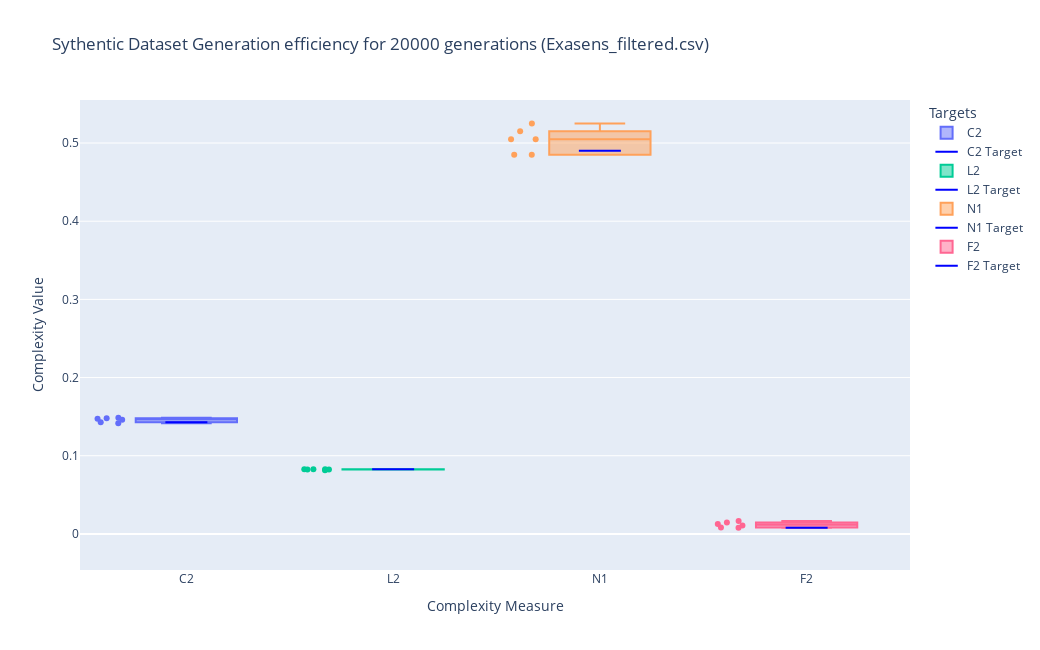

Notebook source saved alongside this figure:
### Code cell
import plotly.graph_objects as go

fig = go.Figure()
fig.add_trace(go.Box(y=c2, name="C2", boxpoints="all"))
fig.add_trace(go.Scatter(x=["C2"], y=[C2_TARGET], mode="markers", marker_symbol=41, marker_line_color="blue",
                         marker_line_width=2, marker_size=30, name="C2 Target"))
fig.add_trace(go.Box(y=l2, name="L2", boxpoints="all"))
fig.add_trace(go.Scatter(x=["L2"], y=[L2_TARGET], mode="markers", marker_symbol=41, marker_line_color="blue",
                         marker_line_width=2, marker_size=30, name="L2 Target"))
fig.add_trace(go.Box(y=n1, name="N1", boxpoints="all"))
fig.add_trace(go.Scatter(x=["N1"], y=[N1_TARGET], mode="markers", marker_symbol=41, marker_line_color="blue",
                         marker_line_width=2, marker_size=30, name="N1 Target"))
fig.add_trace(go.Box(y=f2, name="F2", boxpoints="all"))
fig.add_trace(go.Scatter(x=["F2"], y=[F2_TARGET], mode="markers", marker_symbol=41, marker_line_color="blue",
                         marker_line_width=2, marker_size=30, name="F2 Target"))


fig.update_layout(
    title="Sythentic Dataset Generation efficiency for 20000 generations ("
    + filename_csv + ')',
    xaxis_title="Complexity Measure",
    yaxis_title="Complexity Value",
    legend_title="Targets",
    width=1040,
    height=650
)

fig.show()

### Figure 1 — Plotly figure (JSON) as saved in the notebook; plotly's stock layout.template omitted (floating-point values rounded to 4 significant figures)
{"data": [{"boxpoints": "all", "name": "C2", "type": "box", "y": [0.1429, 0.1485, 0.1473, 0.1415, 0.1481, 0.1462]}, {"marker": {"line": {"color": "blue", "width": 2}, "size": 30, "symbol": 41}, "mode": "markers", "name": "C2 Target", "type": "scatter", "x": ["C2"], "y": [0.1429]}, {"boxpoints": "all", "name": "L2", "type": "box", "y": [0.08259, 0.08261, 0.08259, 0.0824, 0.08141, 0.08252]}, {"marker": {"line": {"color": "blue", "width": 2}, "size": 30, "symbol": 41}, "mode": "markers", "name": "L2 Target", "type": "scatter", "x": ["L2"], "y": [0.08261]}, {"boxpoints": "all", "name": "N1", "type": "box", "y": [0.485, 0.505, 0.515, 0.505, 0.525, 0.485]}, {"marker": {"line": {"color": "blue", "width": 2}, "size": 30, "symbol": 41}, "mode": "markers", "name": "N1 Target", "type": "scatter", "x": ["N1"], "y": [0.49]}, {"boxpoints": "all", "name": "F2", "type": "box", "y": [0.01272, 0.01636, 0.01442, 0.01059, 0.008252, 0.007856]}, {"marker": {"line": {"color": "blue", "width": 2}, "size": 30, "symbol": 41}, "mode": "markers", "name": "F2 Target", "type": "scatter", "x": ["F2"], "y": [0.007861]}], "layout": {"height": 650, "legend": {"title": {"text": "Targets"}}, "title": {"text": "Sythentic Dataset Generation efficiency for 20000 generations (Exasens_filtered.csv)"}, "width": 1040, "xaxis": {"title": {"text": "Complexity Measure"}}, "yaxis": {"title": {"text": "Complexity Value"}}}}
